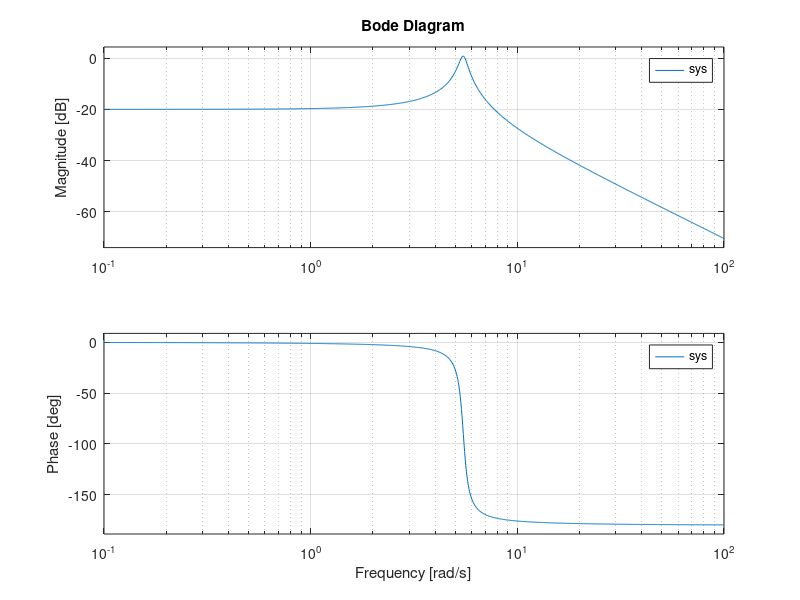

This figure's MATLAB source: (Note: this script raises an error after producing the figure.)
close all
clear

% sample transer function
sys = tf(3, [1 0.5 30]);
% sys = tf(1, [1 2]);

% the true bode magnitude distribution
figure
bode(sys)

%randomly generated points
POINTS = 10000;
t = linspace(0, 20, POINTS);
chirp_f = linspace(0, 50, POINTS);

u = sin(2 * pi * chirp_f .* t);
y = lsim(sys, u, t)';

bode_from_chirp(t, u, y)

